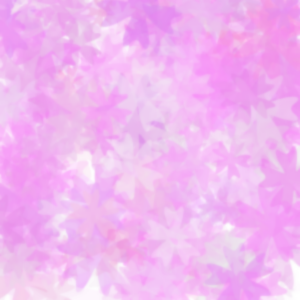
Frame 1 (no input)
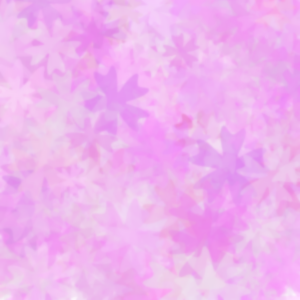
Frame 2 (the mouse pressed at the canvas centre, redrawn once)

The Processing sketch that drew these frames (run headless with seeded random() and noise(); the mouse was pressed at the canvas centre and the sketch redrawn once):

// Processing sketch: processing_121934
// ── processing_121934.pde

float a;
float b;
float x;
float y;
float r1 = 0;
float t1 = 0.2;
float r1_goal = r1 + t1;
float r2 = 0;
float t2 = 1.0;
float r2_goal = r2 + t2;
float h2 = 0.5;

int num = 40;

void setup() {
  size(300, 300);
  colorMode(HSB, 360, 100, 100);
  background(360);
  smooth();
  noLoop();
  noStroke();
}

void draw() {
  for (int i = 0 ; i < 400;i++) {
    if (i % 11 == 0) {
      fill(320, random(50), random(90, 100), random(50, 150));
    }
    else if (i % 5 == 0) {
      fill(290, random(50), random(90, 100), random(50, 150));
    }
    else {
      fill(300, random(50), random(90, 100), random(50, 150));
    }
    flower(random(width), random(height), random(10, 30), random(TWO_PI));
  }

  filter(BLUR, 1);
}

void mousePressed() {
  background(360);
  redraw();
}

void flower(float ox, float oy, float R, float theta) {
  pushMatrix();
  translate(ox, oy);
  rotate(theta);
  beginShape();
  for (float i = 0; i <= TWO_PI;i+=0.01) {
    b = (sin(r2)+cos(r2*2))*0.8;
    a = b * h2 + 1;
    x = R * a * sin(r1);
    y = R * a * cos(r1);

    r1 += t1;
    r2 += t2;

    vertex(x, y);
  }
  endShape(CLOSE);

  r1 = r1_goal;
  r2 = r2_goal;

  popMatrix();
}
